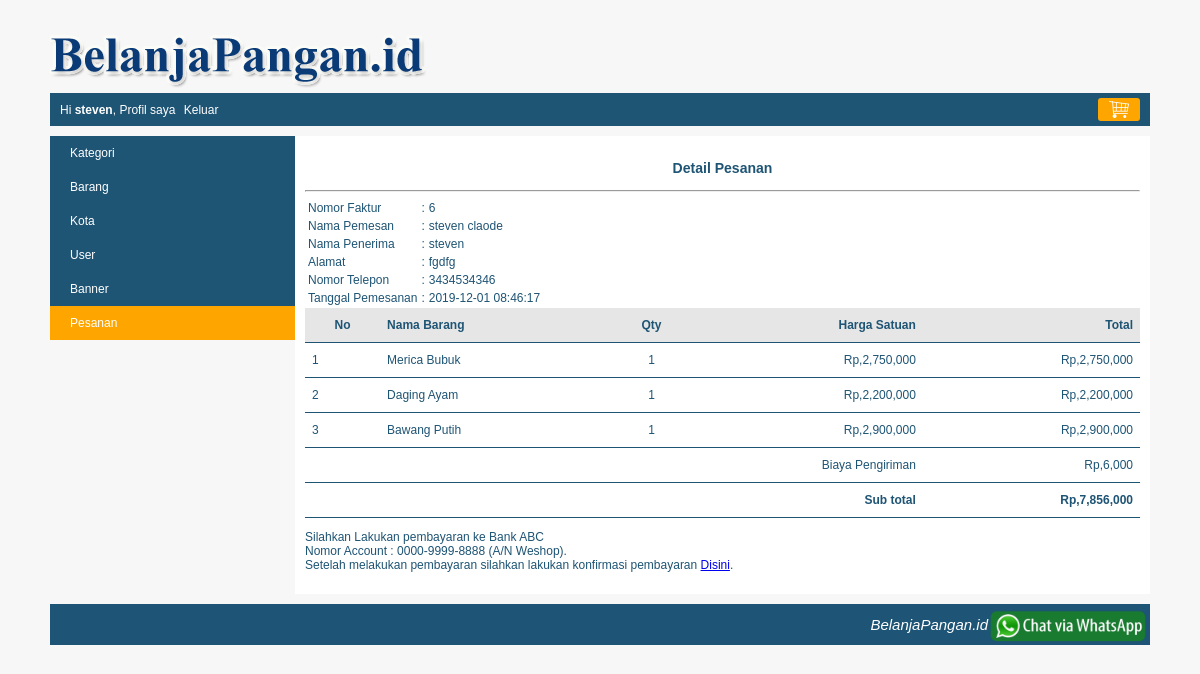
/weshop/index.php?page=my_profile&module=pesanan&action=detail&pesanan_id=6 (signed in), run on the app's committed database.
### tables this page shows
CREATE TABLE IF NOT EXISTS `pesanan` (
  `pesanan_id` int(10) NOT NULL AUTO_INCREMENT,
  `kota_id` int(10) NOT NULL,
  `user_id` int(10) NOT NULL,
  `nama_penerima` varchar(150) NOT NULL,
  `nomor_telepon` varchar(15) NOT NULL,
  `alamat` varchar(300) NOT NULL,
  `tanggal_pemesanan` datetime NOT NULL,
  `status` tinyint(4) NOT NULL,
  PRIMARY KEY (`pesanan_id`),
  KEY `kota_id` (`kota_id`),
  KEY `user_id` (`user_id`)
);

CREATE TABLE IF NOT EXISTS `user` (
  `user_id` int(10) NOT NULL AUTO_INCREMENT,
  `level` varchar(30) NOT NULL,
  `nama` varchar(150) NOT NULL,
  `email` varchar(160) NOT NULL,
  `alamat` varchar(400) NOT NULL,
  `phone` varchar(15) NOT NULL,
  `password` varchar(300) NOT NULL,
  `status` enum('on','off') NOT NULL,
  PRIMARY KEY (`user_id`)
);

CREATE TABLE IF NOT EXISTS `pesanan_detail` (
  `pesanan_id` int(10) NOT NULL,
  `barang_id` int(10) NOT NULL,
  `quantity` tinyint(2) NOT NULL,
  `harga` int(10) NOT NULL,
  KEY `pesanan_id` (`pesanan_id`),
  KEY `barang_id` (`barang_id`)
);

CREATE TABLE IF NOT EXISTS `barang` (
  `barang_id` int(10) NOT NULL AUTO_INCREMENT,
  `kategori_id` int(10) NOT NULL,
  `nama_barang` varchar(250) NOT NULL,
  `spesifikasi` text NOT NULL,
  `gambar` varchar(300) NOT NULL,
  `harga` int(10) NOT NULL,
  `stok` tinyint(1) NOT NULL,
  `status` enum('on','off') NOT NULL,
  PRIMARY KEY (`barang_id`),
  KEY `kategori_id` (`kategori_id`)
);

CREATE TABLE IF NOT EXISTS `kota` (
  `kota_id` int(10) NOT NULL AUTO_INCREMENT,
  `kota` varchar(150) NOT NULL,
  `tarif` int(10) NOT NULL,
  `status` enum('on','off') NOT NULL,
  PRIMARY KEY (`kota_id`)
);

### weshop/function/helper.php (called while the page is built, shortened)
<?php
	function rupiah($nilai = 0){
		$string = "Rp," . number_format($nilai);
		return $string;
	}

### weshop/module/pesanan/detail.php (the view, shortened to what this page needs)
<?php
	$pesanan_id= $_GET["pesanan_id"];
	$query = mysqli_query($koneksi, "SELECT pesanan.nama_penerima, pesanan.nomor_telepon, pesanan.alamat, pesanan.tanggal_pemesanan, user.nama, kota.kota, kota.tarif FROM pesanan JOIN user ON pesanan.user_id=user.user_id JOIN kota ON kota.kota_id=pesanan.kota_id WHERE pesanan.pesanan_id='$pesanan_id'");
	$row=mysqli_fetch_assoc($query);
	$tanggal_pemesanan = $row['tanggal_pemesanan'];
	$nama_penerima = $row['nama_penerima'];
	$nomor_telepon = $row['nomor_telepon'];
	$alamat = $row['alamat'];
	$tarif = $row['tarif'];
	$nama = $row['nama'];
?>
<div id="frame-faktur">
	<h3><center>Detail Pesanan</center></h3>
	<hr/>
	<table>
		<tr>
			<td>Nomor Faktur</td>
			<td>:</td>
			<td><?php echo $pesanan_id; ?></td>
		</tr>
		<tr>
			<td>Nama Pemesan</td>
			<td>:</td>
			<td><?php echo $nama; ?></td>
		</tr>
		<tr>
			<td>Nama Penerima</td>
			<td>:</td>
			<td><?php echo $nama_penerima; ?></td>
		</tr>
		<tr>
			<td>Alamat</td>
			<td>:</td>
			<td><?php echo $alamat; ?></td>
		</tr>
		<tr>
			<td>Nomor Telepon</td>
			<td>:</td>
			<td><?php echo $nomor_telepon; ?></td>
		</tr>
		<tr>
			<td>Tanggal Pemesanan</td>
			<td>:</td>
			<td><?php echo $tanggal_pemesanan; ?></td>
		</tr>
	</table>
</div>
	<table class="table-list">
		<tr class="baris-title">
			<th class="no">No</th>
			<th class="kiri">Nama Barang</th>
			<th class="tengah">Qty</th>
			<th class="kanan">Harga Satuan</th>
			<th class="kanan">Total</th>
		</tr>
		<?php
			$queryDetail = mysqli_query($koneksi, "SELECT pesanan_detail.*, barang.nama_barang FROM pesanan_detail JOIN barang ON pesanan_detail.barang_id=barang.barang_id WHERE pesanan_detail.pesanan_id='$pesanan_id'");
			$no = 1;
			$subtotal = 0;
			while($rowDetail=mysqli_fetch_assoc($queryDetail)){
				$total = $rowDetail["harga"] * $rowDetail["quantity"];
				$subtotal = $subtotal + $total;
				echo "<tr>
						<td class='no'>$no</td>
						<td class='kiri'>$rowDetail[nama_barang]</td>
						<td class='tengah'>$rowDetail[quantity]</td>
						<td class='kanan'>".rupiah($rowDetail["harga"])."</td>
						<td class='kanan'>".rupiah($total)."</td>
					  </tr>";
				$no++;
			}
			$subtotal = $subtotal + $tarif;
		?>
		<tr>
			<td class="kanan" colspan="4">Biaya Pengiriman</td>
			<td class="kanan"><?php echo rupiah($tarif); ?></td>
		</tr>
		<tr>
			<td class="kanan" colspan="4"><b>Sub total</b></td>
			<td class="kanan"><b><?php echo rupiah($subtotal); ?></b></td>
		</tr>
	</table>
	<div id="frame-keterangan-pembayaran">
		<p>Silahkan Lakukan pembayaran ke Bank ABC<br/>
		   Nomor Account : 0000-9999-8888 (A/N Weshop).<br/>
		   Setelah melakukan pembayaran silahkan lakukan konfirmasi pembayaran
		   <a href="<?php echo BASE_URL."index.php?page=my_profile&module=pesanan&action=konfirmasi_pembayaran&pesanan_id=$pesanan_id"?>">Disini</a>.
		</p>
	</div>

### weshop/css/style.css (style rules this page uses)
body { font-family:arial; font-size:12px; color:#1e5474; background:#F7F7F7; margin:0px; }
.table-list { width: 100%; border-collapse: collapse; }
.table-list tr { border-bottom: 1px solid #1e5474; }
.table-list tr.baris-title { background: #E6E6E6; }
.table-list tr th, .table-list tr td { padding: 10px 7px; }
.tengah { text-align: center; }
.kiri { text-align: left; }
.kanan { text-align: right; }

### data on the page
pesanan: user.nama "steven claode", nama_penerima "steven", alamat "fgdfg", nomor_telepon "3434534346", tanggal_pemesanan "2019-12-01 08:46:17", kota.tarif "Rp,6,000"
pesanan_detail: barang.nama_barang "Merica Bubuk", quantity "1", harga "Rp,2,750,000", rupiah($total) "Rp,2,750,000"
pesanan_detail: barang.nama_barang "Daging Ayam", quantity "1", harga "Rp,2,200,000", rupiah($total) "Rp,2,200,000"
pesanan_detail: barang.nama_barang "Bawang Putih", quantity "1", harga "Rp,2,900,000", rupiah($total) "Rp,2,900,000"

### other printed values
$nama "steven"
$pesanan_id "6"
rupiah($subtotal) "Rp,7,856,000"
